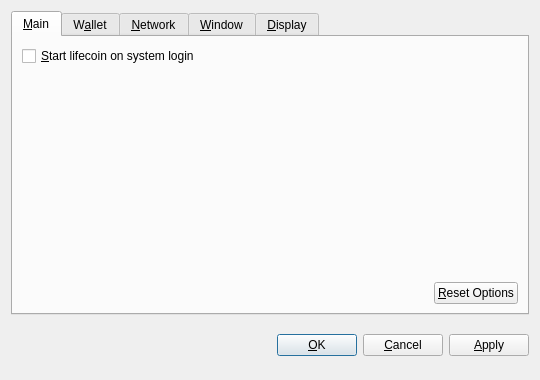
<?xml version="1.0" encoding="UTF-8"?>
<ui version="4.0">
 <class>OptionsDialog</class>
 <widget class="QDialog" name="OptionsDialog">
  <property name="geometry">
   <rect>
    <x>0</x>
    <y>0</y>
    <width>540</width>
    <height>380</height>
   </rect>
  </property>
  <property name="windowTitle">
   <string>Options</string>
  </property>
  <property name="modal">
   <bool>true</bool>
  </property>
  <layout class="QVBoxLayout" name="verticalLayout">
   <item>
    <widget class="QTabWidget" name="tabWidget">
     <property name="tabPosition">
      <enum>QTabWidget::North</enum>
     </property>
     <property name="currentIndex">
      <number>0</number>
     </property>
     <widget class="QWidget" name="tabMain">
      <attribute name="title">
       <string>&amp;Main</string>
      </attribute>
      <layout class="QVBoxLayout" name="verticalLayout_Main">
       <item>
        <widget class="QCheckBox" name="bitcoinAtStartup">
         <property name="toolTip">
          <string>Automatically start lifecoin after logging in to the system.</string>
         </property>
         <property name="text">
          <string>&amp;Start lifecoin on system login</string>
         </property>
        </widget>
       </item>
       <item>
        <spacer name="verticalSpacer_Main">
         <property name="orientation">
          <enum>Qt::Vertical</enum>
         </property>
         <property name="sizeHint" stdset="0">
          <size>
           <width>20</width>
           <height>40</height>
          </size>
         </property>
        </spacer>
       </item>
       <item>
        <layout class="QHBoxLayout" name="horizontalLayout_2_Main">
         <item>
          <spacer name="horizontalSpacer_2_Main">
           <property name="orientation">
            <enum>Qt::Horizontal</enum>
           </property>
           <property name="sizeHint" stdset="0">
            <size>
             <width>40</width>
             <height>20</height>
            </size>
           </property>
          </spacer>
         </item>
         <item>
          <widget class="QPushButton" name="resetButton">
           <property name="toolTip">
            <string>Reset all client options to default.</string>
           </property>
           <property name="text">
            <string>&amp;Reset Options</string>
           </property>
           <property name="autoDefault">
            <bool>false</bool>
           </property>
          </widget>
         </item>
        </layout>
       </item>
      </layout>
     </widget>
     <widget class="QWidget" name="tabWallet">
      <attribute name="title">
       <string>W&amp;allet</string>
      </attribute>
      <layout class="QVBoxLayout" name="verticalLayout_Network">
       <item>
        <widget class="QLabel" name="transactionFeeInfoLabel">
         <property name="text">
          <string>Optional transaction fee per kB that helps make sure your transactions are processed quickly. Most transactions are 1 kB.</string>
         </property>
         <property name="textFormat">
          <enum>Qt::PlainText</enum>
         </property>
         <property name="wordWrap">
          <bool>true</bool>
         </property>
        </widget>
       </item>
       <item>
        <layout class="QHBoxLayout" name="horizontalLayout_1_Main">
         <item>
          <widget class="QLabel" name="transactionFeeLabel">
           <property name="text">
            <string>Pay transaction &amp;fee</string>
           </property>
           <property name="textFormat">
            <enum>Qt::PlainText</enum>
           </property>
           <property name="buddy">
            <cstring>transactionFee</cstring>
           </property>
          </widget>
         </item>
         <item>
          <widget class="BitcoinAmountField" name="transactionFee"/>
         </item>
         <item>
          <spacer name="horizontalSpacer_1_Main">
           <property name="orientation">
            <enum>Qt::Horizontal</enum>
           </property>
           <property name="sizeHint" stdset="0">
            <size>
             <width>40</width>
             <height>20</height>
            </size>
           </property>
          </spacer>
         </item>
        </layout>
       </item>
       <item>
        <widget class="QLabel" name="label">
         <property name="text">
          <string>If you disable the spending of unconfirmed change, the change from a transaction cannot be used until that transaction has at least one confirmation. This also affects how your balance is computed.</string>
         </property>
         <property name="wordWrap">
          <bool>true</bool>
         </property>
        </widget>
       </item>
       <item>
        <widget class="QCheckBox" name="spendZeroConfChange">
         <property name="text">
          <string>Spend unconfirmed change  (experts only)</string>
         </property>
        </widget>
       </item>
       <item>
        <spacer name="verticalSpacer">
         <property name="orientation">
          <enum>Qt::Vertical</enum>
         </property>
         <property name="sizeHint" stdset="0">
          <size>
           <width>20</width>
           <height>40</height>
          </size>
         </property>
        </spacer>
       </item>
      </layout>
     </widget>
     <widget class="QWidget" name="tabNetwork">
      <attribute name="title">
       <string>&amp;Network</string>
      </attribute>
      <layout class="QVBoxLayout" name="verticalLayout_Network">
       <item>
        <widget class="QCheckBox" name="mapPortUpnp">
         <property name="toolTip">
          <string>Automatically open the lifecoin client port on the router. This only works when your router supports UPnP and it is enabled.</string>
         </property>
         <property name="text">
          <string>Map port using &amp;UPnP</string>
         </property>
        </widget>
       </item>
       <item>
        <widget class="QCheckBox" name="connectSocks">
         <property name="toolTip">
          <string>Connect to the lifecoin network through a SOCKS proxy (e.g. when connecting through Tor).</string>
         </property>
         <property name="text">
          <string>&amp;Connect through SOCKS proxy:</string>
         </property>
        </widget>
       </item>
       <item>
        <layout class="QHBoxLayout" name="horizontalLayout_Network">
         <item>
          <widget class="QLabel" name="proxyIpLabel">
           <property name="text">
            <string>Proxy &amp;IP:</string>
           </property>
           <property name="textFormat">
            <enum>Qt::PlainText</enum>
           </property>
           <property name="buddy">
            <cstring>proxyIp</cstring>
           </property>
          </widget>
         </item>
         <item>
          <widget class="QValidatedLineEdit" name="proxyIp">
           <property name="maximumSize">
            <size>
             <width>140</width>
             <height>16777215</height>
            </size>
           </property>
           <property name="toolTip">
            <string>IP address of the proxy (e.g. 127.0.0.1)</string>
           </property>
          </widget>
         </item>
         <item>
          <widget class="QLabel" name="proxyPortLabel">
           <property name="text">
            <string>&amp;Port:</string>
           </property>
           <property name="textFormat">
            <enum>Qt::PlainText</enum>
           </property>
           <property name="buddy">
            <cstring>proxyPort</cstring>
           </property>
          </widget>
         </item>
         <item>
          <widget class="QLineEdit" name="proxyPort">
           <property name="maximumSize">
            <size>
             <width>55</width>
             <height>16777215</height>
            </size>
           </property>
           <property name="toolTip">
            <string>Port of the proxy (e.g. 9050)</string>
           </property>
          </widget>
         </item>
         <item>
          <widget class="QLabel" name="socksVersionLabel">
           <property name="text">
            <string>SOCKS &amp;Version:</string>
           </property>
           <property name="textFormat">
            <enum>Qt::PlainText</enum>
           </property>
           <property name="buddy">
            <cstring>socksVersion</cstring>
           </property>
          </widget>
         </item>
         <item>
          <widget class="QValueComboBox" name="socksVersion">
           <property name="toolTip">
            <string>SOCKS version of the proxy (e.g. 5)</string>
           </property>
          </widget>
         </item>
         <item>
          <spacer name="horizontalSpacer_Network">
           <property name="orientation">
            <enum>Qt::Horizontal</enum>
           </property>
           <property name="sizeHint" stdset="0">
            <size>
             <width>40</width>
             <height>20</height>
            </size>
           </property>
          </spacer>
         </item>
        </layout>
       </item>
       <item>
        <spacer name="verticalSpacer_Network">
         <property name="orientation">
          <enum>Qt::Vertical</enum>
         </property>
         <property name="sizeHint" stdset="0">
          <size>
           <width>20</width>
           <height>40</height>
          </size>
         </property>
        </spacer>
       </item>
      </layout>
     </widget>
     <widget class="QWidget" name="tabWindow">
      <attribute name="title">
       <string>&amp;Window</string>
      </attribute>
      <layout class="QVBoxLayout" name="verticalLayout_Window">
       <item>
        <widget class="QCheckBox" name="minimizeToTray">
         <property name="toolTip">
          <string>Show only a tray icon after minimizing the window.</string>
         </property>
         <property name="text">
          <string>&amp;Minimize to the tray instead of the taskbar</string>
         </property>
        </widget>
       </item>
       <item>
        <widget class="QCheckBox" name="minimizeOnClose">
         <property name="toolTip">
          <string>Minimize instead of exit the application when the window is closed. When this option is enabled, the application will be closed only after selecting Quit in the menu.</string>
         </property>
         <property name="text">
          <string>M&amp;inimize on close</string>
         </property>
        </widget>
       </item>
       <item>
        <spacer name="verticalSpacer_Window">
         <property name="orientation">
          <enum>Qt::Vertical</enum>
         </property>
         <property name="sizeHint" stdset="0">
          <size>
           <width>20</width>
           <height>40</height>
          </size>
         </property>
        </spacer>
       </item>
      </layout>
     </widget>
     <widget class="QWidget" name="tabDisplay">
      <attribute name="title">
       <string>&amp;Display</string>
      </attribute>
      <layout class="QVBoxLayout" name="verticalLayout_Display">
       <item>
        <layout class="QHBoxLayout" name="horizontalLayout_1_Display">
         <item>
          <widget class="QLabel" name="langLabel">
           <property name="text">
            <string>User Interface &amp;language:</string>
           </property>
           <property name="textFormat">
            <enum>Qt::PlainText</enum>
           </property>
           <property name="buddy">
            <cstring>lang</cstring>
           </property>
          </widget>
         </item>
         <item>
          <widget class="QValueComboBox" name="lang">
           <property name="toolTip">
            <string>The user interface language can be set here. This setting will take effect after restarting lifecoin.</string>
           </property>
          </widget>
         </item>
        </layout>
       </item>
       <item>
        <layout class="QHBoxLayout" name="horizontalLayout_2_Display">
         <item>
          <widget class="QLabel" name="unitLabel">
           <property name="text">
            <string>&amp;Unit to show amounts in:</string>
           </property>
           <property name="textFormat">
            <enum>Qt::PlainText</enum>
           </property>
           <property name="buddy">
            <cstring>unit</cstring>
           </property>
          </widget>
         </item>
         <item>
          <widget class="QValueComboBox" name="unit">
           <property name="toolTip">
            <string>Choose the default subdivision unit to show in the interface and when sending coins.</string>
           </property>
          </widget>
         </item>
        </layout>
       </item>
       <item>
        <widget class="QCheckBox" name="displayAddresses">
         <property name="toolTip">
          <string>Whether to show lifecoin addresses in the transaction list or not.</string>
         </property>
         <property name="text">
          <string>&amp;Display addresses in transaction list</string>
         </property>
        </widget>
       </item>
       <item>
        <widget class="QCheckBox" name="coinControlFeatures">
         <property name="toolTip">
          <string>Whether to show coin control features or not.</string>
         </property>
         <property name="text">
          <string>Display coin &amp;control features (experts only!)</string>
         </property>
        </widget>
       </item>
       <item>
        <spacer name="verticalSpacer_Display">
         <property name="orientation">
          <enum>Qt::Vertical</enum>
         </property>
         <property name="sizeHint" stdset="0">
          <size>
           <width>20</width>
           <height>40</height>
          </size>
         </property>
        </spacer>
       </item>
      </layout>
     </widget>
    </widget>
   </item>
   <item>
    <layout class="QHBoxLayout" name="horizontalLayout_Buttons">
     <item>
      <spacer name="horizontalSpacer_1">
       <property name="orientation">
        <enum>Qt::Horizontal</enum>
       </property>
       <property name="sizeHint" stdset="0">
        <size>
         <width>40</width>
         <height>48</height>
        </size>
       </property>
      </spacer>
     </item>
     <item>
      <widget class="QLabel" name="statusLabel">
       <property name="font">
        <font>
         <weight>75</weight>
         <bold>true</bold>
        </font>
       </property>
       <property name="text">
        <string/>
       </property>
       <property name="textFormat">
        <enum>Qt::PlainText</enum>
       </property>
       <property name="wordWrap">
        <bool>true</bool>
       </property>
      </widget>
     </item>
     <item>
      <spacer name="horizontalSpacer_2">
       <property name="orientation">
        <enum>Qt::Horizontal</enum>
       </property>
       <property name="sizeHint" stdset="0">
        <size>
         <width>40</width>
         <height>48</height>
        </size>
       </property>
      </spacer>
     </item>
     <item>
      <widget class="QPushButton" name="okButton">
       <property name="text">
        <string>&amp;OK</string>
       </property>
      </widget>
     </item>
     <item>
      <widget class="QPushButton" name="cancelButton">
       <property name="text">
        <string>&amp;Cancel</string>
       </property>
       <property name="autoDefault">
        <bool>false</bool>
       </property>
      </widget>
     </item>
     <item>
      <widget class="QPushButton" name="applyButton">
       <property name="text">
        <string>&amp;Apply</string>
       </property>
       <property name="autoDefault">
        <bool>false</bool>
       </property>
      </widget>
     </item>
    </layout>
   </item>
  </layout>
 </widget>
 <customwidgets>
  <customwidget>
   <class>BitcoinAmountField</class>
   <extends>QSpinBox</extends>
   <header>bitcoinamountfield.h</header>
  </customwidget>
  <customwidget>
   <class>QValueComboBox</class>
   <extends>QComboBox</extends>
   <header>qvaluecombobox.h</header>
  </customwidget>
  <customwidget>
   <class>QValidatedLineEdit</class>
   <extends>QLineEdit</extends>
   <header>qvalidatedlineedit.h</header>
  </customwidget>
 </customwidgets>
 <resources/>
 <connections/>
</ui>
